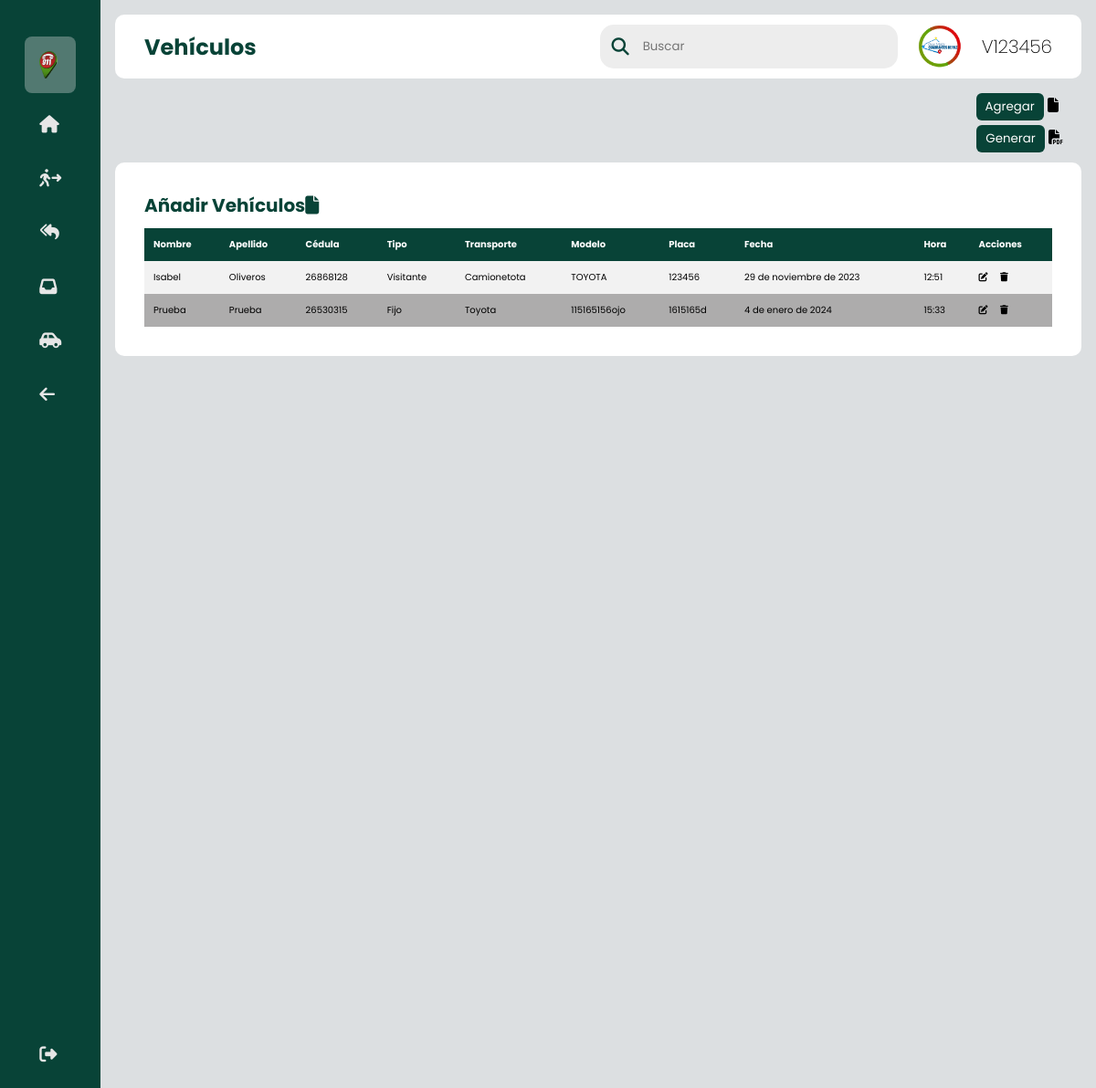
The page /seguridad/vehiculos (signed in) on the database its author committed.
### sistema/models.py (models this page shows, shortened)
class UserC(AbstractUser, PermissionsMixin):
    STATUS = (
        ('estandar', 'estandar'),
        ('admin', 'admin'),
        ('superu', 'superu'),
    )
    username = models.CharField(max_length=200, verbose_name='Cédula:', default='', unique=True)
    nombre = models.CharField(max_length=200, verbose_name='Nombre:', default='')
    apellido = models.CharField(max_length=200, verbose_name='Apellido:', default='')
    password = models.CharField(max_length=200, verbose_name='Contraseña:', default='')
    tipo = models.CharField(max_length=200, verbose_name='Tipo de Usuario:', choices=STATUS, default='')
    sede = models.CharField(max_length=200, verbose_name='Sede:', default='')
    departamento = models.CharField(max_length=200, verbose_name='Departamento:', default='')
    USERNAME_FIELD = 'username'

class Vehiculos(models.Model):
    nombre = models.CharField(max_length=64, verbose_name='Nombre:', default='')
    apellido = models.CharField(max_length=64, verbose_name='Apellido:', default='')
    cedula = models.CharField(max_length=64, verbose_name='Cédula:', default='')
    tipo= models.CharField(max_length=64, verbose_name='Tipo:', default='')
    transporte = models.CharField(max_length=64, verbose_name='Transporte:', default='')
    modelo = models.CharField(max_length=64, verbose_name='Modelo:', default='')
    placa = models.CharField(max_length=64, verbose_name='Placa:', default='')
    fecha = models.DateField(verbose_name='Fecha')
    hora = models.CharField(max_length=64, verbose_name='Hora:', default='')

### sistema/decorators.py (the view)
        def wrapper_func(request, *args, **kwargs):
            group = None
            if request.user.groups.exists():
                group = request.user.groups.all()[0].name
            if group in allowed_roles:
                return view_func(request, *args, **kwargs)
            else:
                return redirect('403')

### sistema/forms.py
class VehiculosForm(forms.ModelForm):
    fecha = forms.CharField(widget=forms.TextInput(attrs={'type':'date'}))
    hora = forms.CharField(widget=forms.TextInput(attrs={'type':'time'}))
    class Meta:
        model = Vehiculos
        fields = ('nombre', 'apellido', 'cedula', 'tipo','transporte', 'modelo', 'placa', 'fecha', 'hora')

class VehiculosEForm(forms.ModelForm):
    fecha = forms.CharField(widget=forms.TextInput(attrs={'type':'date'}))
    hora = forms.CharField(widget=forms.TextInput(attrs={'type':'time'}))
    class Meta:
        model = Vehiculos
        fields = ('nombre', 'apellido', 'cedula', 'tipo', 'transporte', 'modelo', 'placa', 'fecha', 'hora')

### sistema/views.py (called while the page is built, shortened)
@login_required(login_url='login')
@allowed_users(allowed_roles=['admin', 'seguridad'])
def vehiculos(request):
    vehiculoss = Vehiculos.objects.all()
    context = {'form8': VehiculosForm(), 'formesp': VehiculosEForm(), 'vehiculoss': vehiculoss}
    return render(request, 'seguridad/vehiculos.html', context)

### sistema/templates/seguridad/vehiculos.html (shortened to what this page needs)
{% load static %}
<!DOCTYPE html>
<html lang="en">
	<head>
  		<link rel="stylesheet" type="text/css" href="{% static 'css/style.css' %}">
        <link rel="stylesheet" href="https://cdnjs.cloudflare.com/ajax/libs/font-awesome/6.4.0/css/all.min.css">
	</head>
    <body>
        <div class="sidebar">
            <div class="logo"></div>
            <ul class="menu">
                <li class="active">
                    <a href="#">
                            <img style="width:20px; height: 30px;" src="{% static 'img/favicon.png' %}">
                    </a>
                </li>
                <li>
                    <a href="../seguridad/">
                        <i class="fa-solid fa-house"></i>
                    </a>
                </li>
                <li>
                    <a href="../seguridad/entradap">
                        <i class="fa-solid fa-person-walking-arrow-right"></i>
                    </a>
                </li>
                <li>
                    <a href="../seguridad/salidap">
                        </i><i class="fa-solid fa-reply-all"></i>
                    </a>
                </li>
                <li>
                    <a href="../seguridad/gestion">
                        <i class="fa-solid fa-inbox"></i>
                    </a>
                </li>
                <li>
                    <a href="../seguridad/vehiculos">
                        <i class="fa-solid fa-car-side"></i>
                    </a>
                    <li class="logout.new">
                        <a href="../modulos">
                            <i class="fa-solid fa-arrow-left"></i>
                        </a>
                    </li>
                </li>
                <li class="logout">
                    <a href="{% url 'logout' %}">
                        <i class="fa-solid fa-right-from-bracket"></i>
                    </a>
                </li>
            </ul>
        </div>
        <div class="main--content">
            <div class="header--wrapper">
                <div class="header--title">
                    <h2>Vehículos</h2>
                </div>
                <div class="user--info">
                    <div class="searh--box">
                    <i class="fa-solid fa-magnifying-glass"></i>
                    <input type="text" placeholder="Buscar" />
                </div>
                    <img src="{% static 'img/ven911.jpg' %}">
                    <h2 class="title">V{{request.user.username}}</h2>
                </div>
            </div>
            <div align="right" style="margin-right: 25px; margin-bottom: -20px;">
                <button id="myBtn" class="btn">Agregar</button>
                <i class="fa-solid fa-file"></i>
            </div>
            <br>
            <div align="right" style="margin-right: 20px; margin-bottom: -30px;">
                <button id="myBtn" class="btn">Generar</button>
                <i class="fa-solid fa-file-pdf"></i>
            </div>
            <br>
            <div class="tabular--wrapper">
                <h3 class="main--title">Añadir Vehículos<i class="fa-solid fa-file"></i></h3>
                <div class="table-container">
                    <table>
                        <thead>
                            <tr>
                                <th>Nombre</th>
                                <th>Apellido</th>
                                <th>Cédula</th>
                                <th>Tipo</th>
                                <th>Transporte</th>
                                <th>Modelo</th>
                                <th>Placa</th>
                                <th>Fecha</th>
                                <th>Hora</th>
                                <th>Acciones</th>
                            </tr>
                            <tbody>
                                {% for archivo in vehiculoss %}
                                    <tr>
                                        <td>{{ archivo.nombre }}</td>
                                        <td>{{ archivo.apellido }}</td>
                                        <td>{{ archivo.cedula }}</td>
                                        <td>{{ archivo.tipo }}</td>
                                        <td>{{ archivo.transporte }}</td>
                                        <td>{{ archivo.modelo }}</td>
                                        <td>{{ archivo.placa }}</td>
                                        <td>{{ archivo.fecha }}</td>
                                        <td>{{ archivo.hora }}</td>
                                        <td>
                                            <a href="#" id="myBtnn3{{ archivo.id }}" style="color: black;"><i class="fa-solid fa-pen-to-square"></i></a>
                                            <a href="#" id="myBtnn2{{ archivo.id }}" style="color: black;"><i class="fa-solid fa-trash"></i></a>
                                        </td>
                                    </tr>
                                {% endfor %}
                            </tbody>
                        </thead>
                    </table>
                </div>
            </div>
    </body>
</html>

### sistema/static/css/style.css (style rules this page uses)
* { margin: 0; padding: 0; border: none; outline: none; box-sizing: border-box; font-family: "Poppins", sans-serif; }
body { display: flex; }
.sidebar { position: sticky; top: 0; left: 0; bottom: 0; width: 110px; height: 100vh; padding: 0 1.7rem; color: #ffffff; transition: all 0.5s linear; background: #084337; }
.logo { height: 10px; padding: 16px; }
.menu { height: 88%; position: relative; list-style: none; padding: 0; }
.menu li { padding: 1rem; margin: 8px 0; border-radius: 8px; transition: all 0.5s ease-in-out; }
.menu li:hover, .active { background: #e0e0e058; }
.menu a { color:#e6e6e6; font-size: 10px; text-decoration: none; display: flex; align-items: center; gap: 1.5rem; }
.menu a i { font-size: 1.2rem; }
.logout { position: absolute; bottom: 0; left: 0; width: 100%; }
.main--content { position: relative; background: #DCDFE1; width: 100%; padding: 1rem; }
.header--wrapper img { width: 60px; height: 50px; cursor: pointer; border-radius: 50%; }
.header--wrapper { display: flex; justify-content: space-between; align-items: center; flex-wrap: wrap; background: #ffffff; border-radius: 10px; padding: 10px 2rem; margin-bottom: 1rem; }
.header--title { color: #084337; }
.user--info { display: flex; align-items: center; gap: 1rem; }
.searh--box { background:rgb(237, 237, 237); border-radius: 15px; color: #084337; display: flex; align-items: center; gap: 5px; padding: 4px 12px; }
.searh--box input { background: transparent; color: rgb(6, 31, 11); padding: 10px; }
.searh--box i { font-size: 1.2rem; cursor: pointer; transition: all 0.5s ease-in-out; }
.main--title { color: #084337; padding-bottom: 10px; font-size: 20px; }
.title { font-size: 20px; font-weight: 200; }
.tabular--wrapper { background: #ffffff; margin-top: 1rem; border-radius: 10px; padding: 2rem; }
.table-container { width: 100%; overflow:auto; }
table { width: 100%; border-collapse: collapse; }
thead { background: #084337; color: #ffffff; }
th { padding: 10px; text-align: left; font-size: 10px; }
tbody { background: #f2f2f2; }
td { padding: 10px; font-size: 10px; color: rgb(0, 0, 0); }
tr:nth-child(even) { background: #adacac; }
.btn { position: relative; padding: 5px 10px; background: #084337; text-decoration: none; color: #ffffff; border-radius: 6px; }

### rows shown on the page
UserC: user.username "123456"
Vehiculos: nombre "Isabel", apellido "Oliveros", cedula "26868128", tipo "Visitante", transporte "Camionetota", modelo "TOYOTA", placa "123456", fecha "29 de noviembre de 2023", hora "12:51"
Vehiculos: nombre "Prueba", apellido "Prueba", cedula "26530315", tipo "Fijo", transporte "Toyota", modelo "115165156ojo", placa "1615165d", fecha "4 de enero de 2024", hora "15:33"
